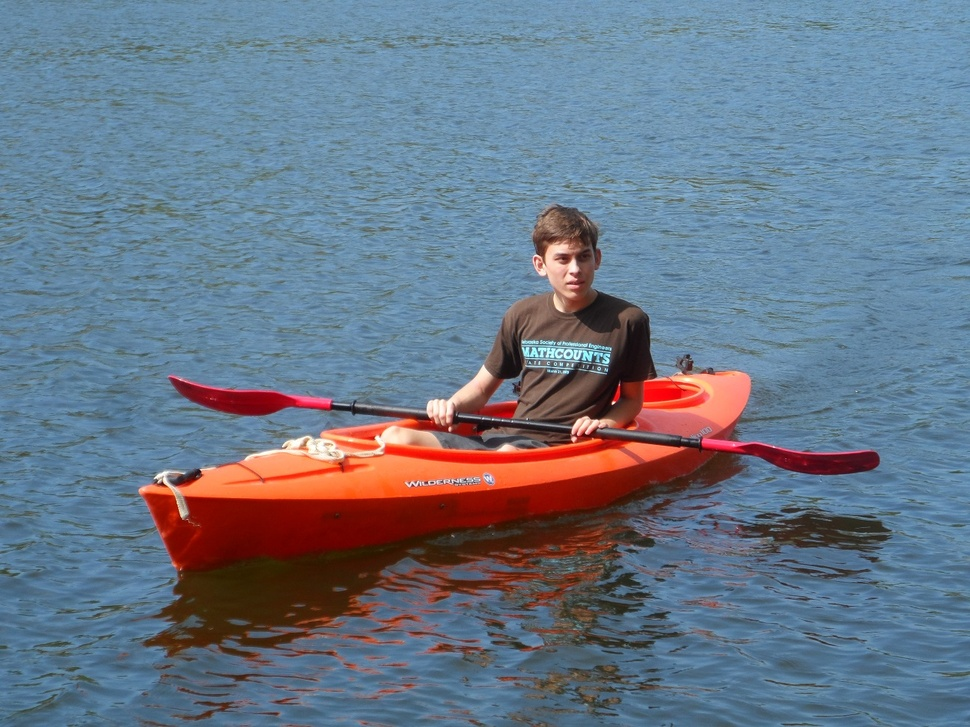
#> input picture b.JPG, 970 x 727 px, shrunk from 1296 x 972 before the run, found by its file name
$ python vector.py
#> lines starting #> are read from the running program, lines starting #| are printed output that depends on the picture
#> further down, im is the input picture: PIL image 970x727 RGB; mean R, G, B 105.7, 118.9, 135.7
import math
import cairo
from PIL import Image, ImageDraw

def ave_color(xx, yy, n, img):
  r, g, b = 0, 0, 0
  count = 0
  for x in range(xx, xx+n):
    for y in range(yy, yy+n):
      count += 1
      p = img.getpixel( (x,y) )
      r+= p[0]
      g+= p[1]
      b+= p[2]
  r /= count
  g /= count
  b /= count
  v = (r + g + b)/3
  c = (r, g, b, v)
  return c


def scan(img, step):
#> called with step = 80
  b = 10

  ww = img.size[0]
#> ww = 970
  hh = img.size[1]
#> hh = 727
  block = int( ww / step )
#> block = 12
  width = block * step
#> width = 960
  height = hh // block * block
#> height = 720
  w = int(width/block)
#> w = 80
  h = int(height/block)
#> h = 60
  print( w, h )
#| 80 60
  img = img.crop((0, 0, width, height))
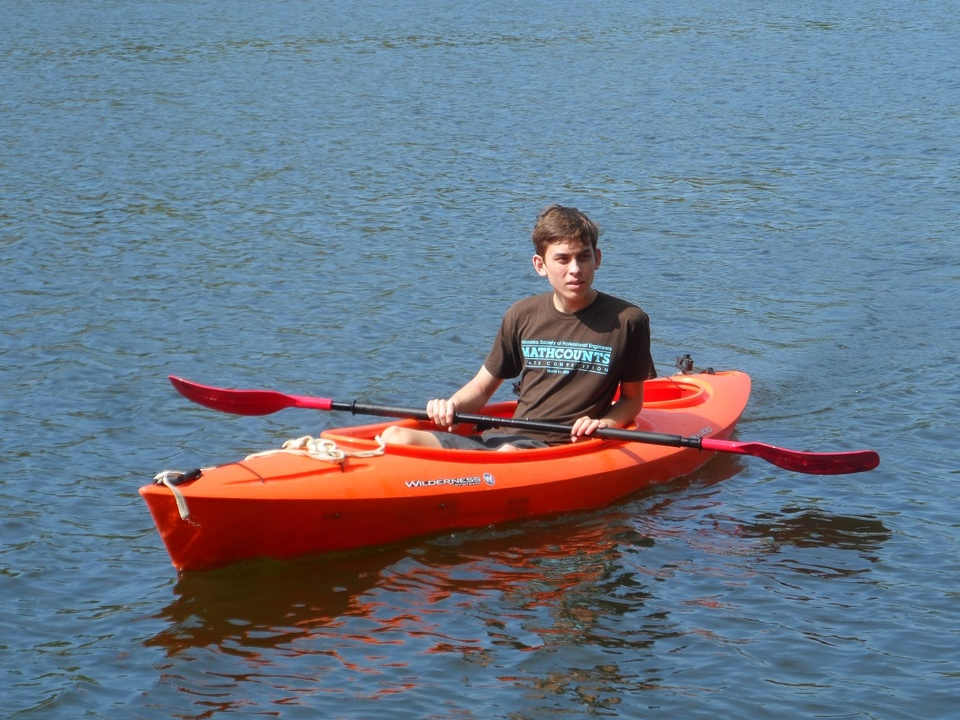
#> img: PIL image 960x720 RGB; mean R, G, B 106.1, 118.8, 135.5


  surface = cairo.SVGSurface('out.svg', b * w, b * h)
  ctx = cairo.Context (surface)

  for x in range(0, width, block):
    for y in range(0, height, block):
      darkness = 1 - ave_color(x, y, block, img)[3]/255
      radius = darkness * 1.1 / 2 * b
      print(x, y, radius)
      ctx.arc (b* (x/block+.5), b*(y/block+.5), radius, 0, 2*math.pi) # Arc(cx, cy, radius, start_angle, stop_angle)
      ctx.fill()
      ctx.close_path ()
      ctx.stroke ()


im = Image.open( 'b.jpg' )
scan(im, 80)
#> (the call stopped at in scan, `surface = cairo.SVGSurface('out.svg', b * w, b * h)`: cairo is not available in this run)

$ run again, with in.png saved as b.JPG
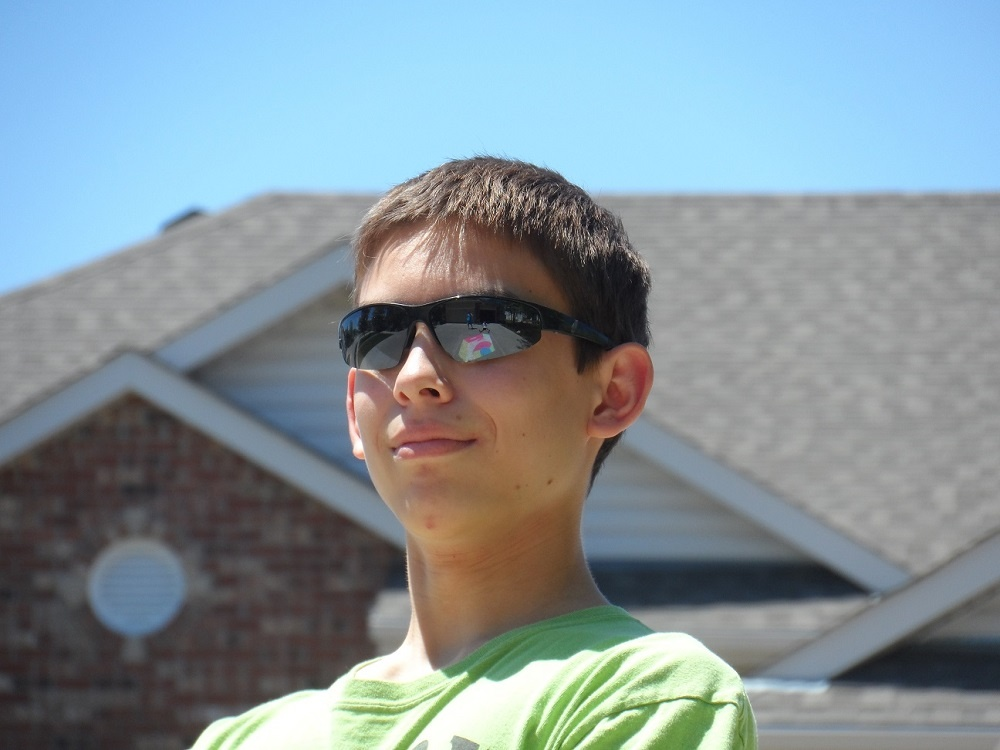
#> input picture in.png, 1000 x 750 px, found by its file name
#> im is the input picture: PIL image 1000x750 RGB; mean R, G, B 132.6, 147.4, 154.3
#| 80 62
#> in scan, `img = img.crop((0, 0, width, height))`:
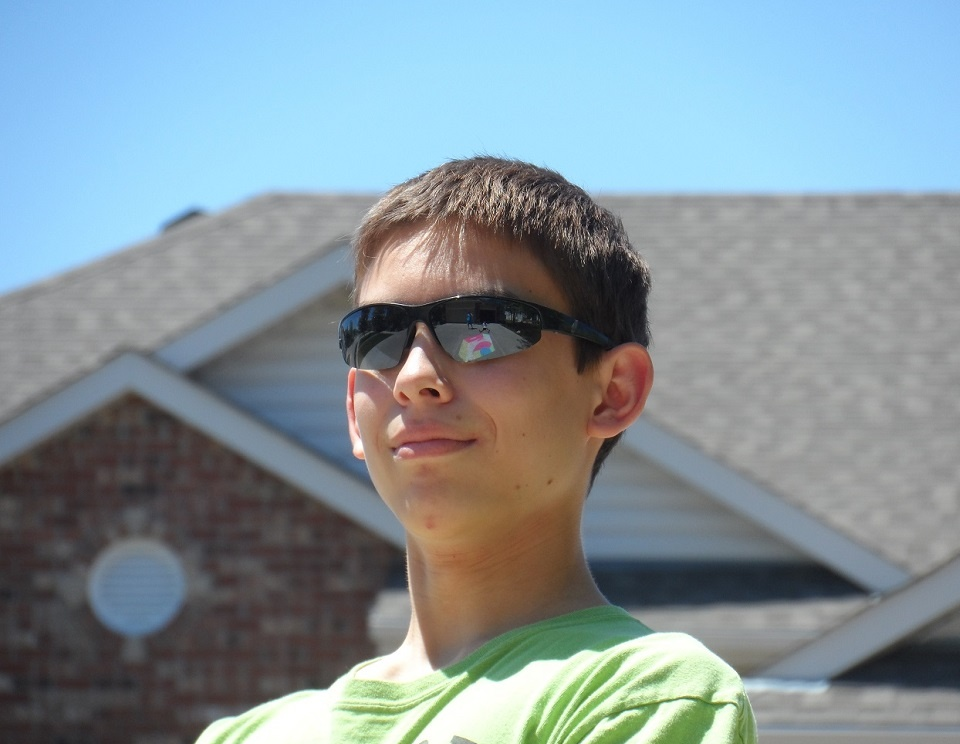
#> img: PIL image 960x744 RGB; mean R, G, B 132.4, 147.2, 154
